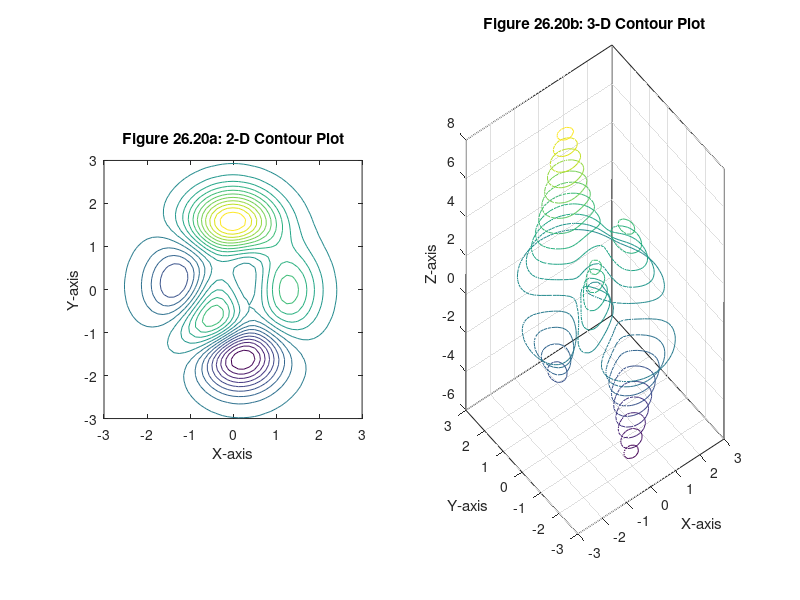
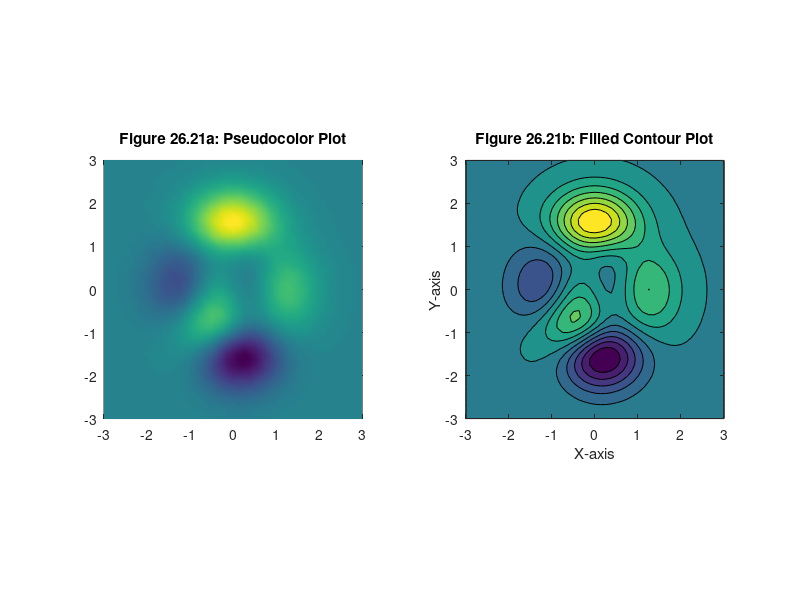
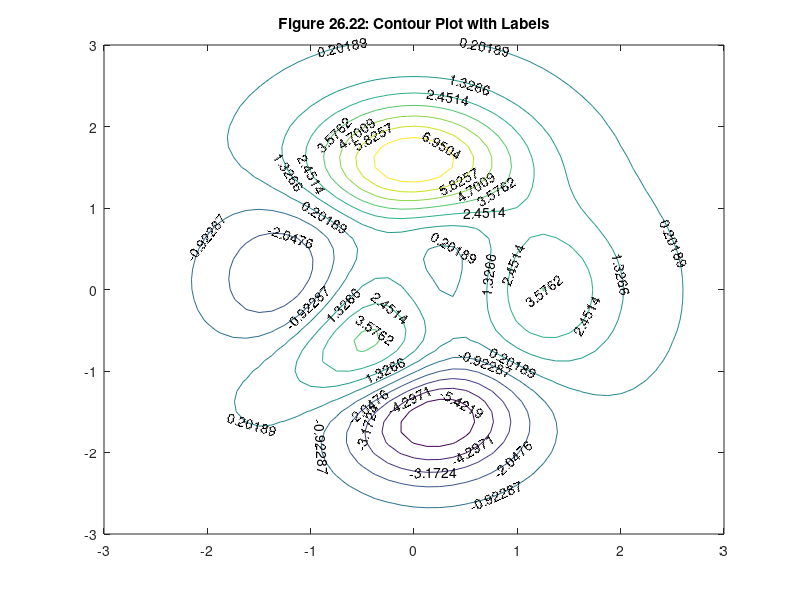

Write the MATLAB code that produced these figures, in order.
% MATLAB Script: ContourPlots.m

% Contour Plot Graph (2-D and 3-D)
[X,Y,Z] = peaks;
subplot(1,2,1)
contour(X,Y,Z,20)           % generate 20 2-D contour lines
axis square
xlabel('X-axis')
ylabel('Y-axis')
title('Figure 26.20a: 2-D Contour Plot')
subplot(1,2,2)
contour3(X,Y,Z,20)         % the same contour plot in 3-D
xlabel('X-axis')
ylabel('Y-axis')
zlabel('Z-axis')
title('Figure 26.20b: 3-D Contour Plot')

% Pseudocolor Plot and Filled Contour Plot
figure;
subplot(1,2,1)
pcolor(X,Y,Z)
shading interp    % remove the grid lines
axis square
title('Figure 26.21a: Pseudocolor Plot')
subplot(1,2,2)
contourf(X,Y,Z,12)    % filled contour plot with 12 contours
axis square
xlabel('X-axis')
ylabel('Y-axis')
title('Figure 26.21b: Filled Contour Plot')

% Contour Plot with Labels
figure;
C = contour(X,Y,Z,12);
clabel(C)
title('Figure 26.22: Contour Plot with Labels')
